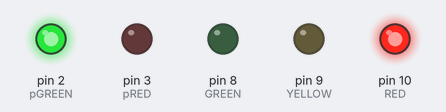
The sketch below on a simulated Arduino Uno, built with avr-gcc and run on an emulated ATmega328P. Shown: output pins drawn as LEDs (lit = HIGH).

Above: at 10.0 s.
At 22.5 s:
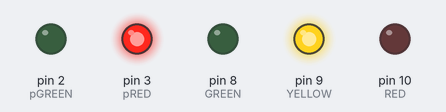
At 32.5 s:
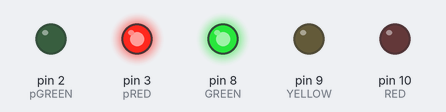
At 42.5 s:
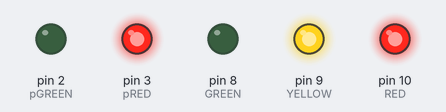
Timing chart, 0 to 58.5 s (numbered marks = the images above):
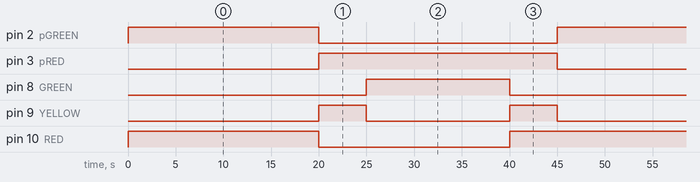

The sketch:

trafficLightCode.ino
```cpp
#define redLight 0
#define yellowLight 1
#define greenLight 2
#define redYellowLight 3

int RED = 10;
int YELLOW = 9;
int GREEN = 8;

int pRED = 3;
int pGREEN = 2;

int state = 0;


void setup()
{
  pinMode(RED, OUTPUT);
  pinMode(GREEN, OUTPUT);
  pinMode(YELLOW, OUTPUT);
  pinMode(pRED, OUTPUT);
  pinMode(pGREEN, OUTPUT);
}

void loop()
{
  switch(state){
    case redLight:
    digitalWrite(YELLOW,LOW);
    digitalWrite(RED, HIGH);
    digitalWrite(pGREEN, HIGH);
    digitalWrite(pRED, LOW);
    delay(20000);
    state = yellowLight;
    break;

    case yellowLight:
    digitalWrite(RED, LOW);
    digitalWrite(YELLOW, HIGH);
    digitalWrite(pGREEN, LOW);
    digitalWrite(pRED, HIGH);
    delay(5000);
    state = greenLight;
    break;

    case greenLight:
    digitalWrite(YELLOW, LOW);
    digitalWrite(GREEN, HIGH);
    delay(15000);
    state = redYellowLight;
    break;

    case redYellowLight:
    digitalWrite(GREEN, LOW);
    digitalWrite(RED, HIGH);
    digitalWrite(YELLOW, HIGH);
    delay(5000);
    state = redLight;
    break;

  }
}
```

Measured:
- by itself, pin 2 (pGREEN): alternates HIGH for 20.0 s and LOW for 25.0 s
- by itself, pin 3 (pRED): alternates HIGH for 25.0 s and LOW for 20.0 s
- by itself, pin 8 (GREEN): alternates HIGH for 15.0 s and LOW for 30.0 s
- by itself, pin 9 (YELLOW): repeats every 45.0 s: LOW 15.0 s, HIGH 5.0 s, LOW 20.0 s, HIGH 5.0 s
- by itself, pin 10 (RED): repeats every 45.0 s: LOW 20.0 s, HIGH 25.0 s
